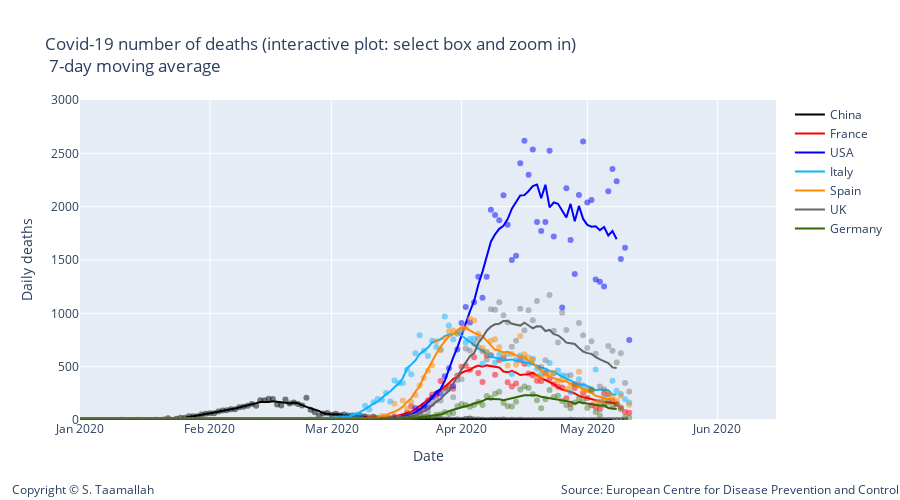

This figure's notebook cell:
### Code cell
degree = 1
#smooth_italy = smoothTriangle(df_italy['deaths'],degree)



smooth_china = smoothTriangle(df_china['deaths'], degree)
smooth_france = smoothTriangle(df_france['deaths'], degree)
smooth_italy = smoothTriangle(df_italy['deaths'],degree)
smooth_usa = smoothTriangle(df_usa['deaths'],degree)
smooth_uk = smoothTriangle(df_uk['deaths'],degree)
smooth_germany = smoothTriangle(df_germany['deaths'],degree)
smooth_spain = smoothTriangle(df_spain['deaths'],degree)
smooth_korea = smoothTriangle(df_korea['deaths'],degree)
smooth_netherlands = smoothTriangle(df_netherlands['deaths'],degree)
smooth_belgium = smoothTriangle(df_belgium['deaths'],degree)

smooth_china = smooth_3day(df_china['deaths'])
smooth_france = smooth_3day(df_france['deaths'])
smooth_italy = smooth_3day(df_italy['deaths'])
smooth_usa = smooth_3day(df_usa['deaths'])
smooth_uk = smooth_3day(df_uk['deaths'])
smooth_germany = smooth_3day(df_germany['deaths'])
smooth_spain = smooth_3day(df_spain['deaths'])
smooth_korea = smooth_3day(df_korea['deaths'])
smooth_netherlands = smooth_3day(df_netherlands['deaths'])
smooth_belgium = smooth_3day(df_belgium['deaths'])

smooth_china = smooth_5day(df_china['deaths'])
smooth_france = smooth_5day(df_france['deaths'])
smooth_italy = smooth_5day(df_italy['deaths'])
smooth_usa = smooth_5day(df_usa['deaths'])
smooth_uk = smooth_5day(df_uk['deaths'])
smooth_germany = smooth_5day(df_germany['deaths'])
smooth_spain = smooth_5day(df_spain['deaths'])
smooth_korea = smooth_5day(df_korea['deaths'])
smooth_netherlands = smooth_5day(df_netherlands['deaths'])
smooth_belgium = smooth_5day(df_belgium['deaths'])



smooth_china = smooth_9day(df_china['deaths'])
smooth_france = smooth_9day(df_france['deaths'])
smooth_italy = smooth_9day(df_italy['deaths'])
smooth_usa = smooth_9day(df_usa['deaths'])
smooth_uk = smooth_9day(df_uk['deaths'])
smooth_germany = smooth_9day(df_germany['deaths'])
smooth_spain = smooth_9day(df_spain['deaths'])
smooth_korea = smooth_9day(df_korea['deaths'])
smooth_netherlands = smooth_9day(df_netherlands['deaths'])
smooth_belgium = smooth_9day(df_belgium['deaths'])


smooth_china = smoothTriangle(df_china['deaths'], degree)
smooth_france = smoothTriangle(df_france['deaths'], degree)
smooth_italy = smoothTriangle(df_italy['deaths'],degree)
smooth_usa = smoothTriangle(df_usa['deaths'],degree)
smooth_uk = smoothTriangle(df_uk['deaths'],degree)
smooth_germany = smoothTriangle(df_germany['deaths'],degree)
smooth_spain = smoothTriangle(df_spain['deaths'],degree)
smooth_korea = smoothTriangle(df_korea['deaths'],degree)
smooth_netherlands = smoothTriangle(df_netherlands['deaths'],degree)
smooth_belgium = smoothTriangle(df_belgium['deaths'],degree)

smooth_china = smooth_7day(df_china['deaths'])
smooth_france = smooth_7day(df_france['deaths'])
smooth_italy = smooth_7day(df_italy['deaths'])
smooth_usa = smooth_7day(df_usa['deaths'])
smooth_uk = smooth_7day(df_uk['deaths'])
smooth_germany = smooth_7day(df_germany['deaths'])
smooth_spain = smooth_7day(df_spain['deaths'])
smooth_korea = smooth_7day(df_korea['deaths'])
smooth_netherlands = smooth_7day(df_netherlands['deaths'])
smooth_belgium = smooth_7day(df_belgium['deaths'])

# Add traces
trace1 = go.Scatter(
        x=df_china.index, 
        y=df_china['deaths'],
        mode='markers',
        name='China daily cases',
        line_color='rgba(0, 0, 0, 0.5)',
        showlegend=False,
)

trace11 = go.Scatter(
        x=df_china.index, 
        y=smooth_china,
        mode='lines',
        name='China',
        line_color='rgba(0, 0, 0, 1)',
)


trace2 = go.Scatter(
        x=df_france.index, 
        y=df_france['deaths'],
        mode='markers',
        name='France',
        line_color='rgba(256, 0, 0, .5)',
        showlegend=False,
)

trace22 = go.Scatter(
        x=df_france.index, 
        y=smooth_france,
        mode='lines',
        name='France',
        line_color='rgba(256, 0, 0, 1)',
)


trace3 = go.Scatter(
        x=df_usa.index, 
        y=df_usa['deaths'],
        mode='markers',
        name='USA',
        line_color='rgba(0, 0, 255, .5)',
    showlegend=False,
)

trace33 = go.Scatter(
        x=df_usa.index, 
        y=smooth_usa,
        mode='lines',
        name='USA',
        line_color='rgba(0, 0, 255, 1)',
)

trace4 = go.Scatter(
        x=df_italy.index, 
        y=df_italy['deaths'],
        mode='markers',
        name='Italy',
        line_color='rgba(14, 180, 252, .5)',
    showlegend=False,
)

trace44 = go.Scatter(
        x=df_italy.index, 
        y=smooth_italy,
        mode='lines',
        name='Italy',
        line_color='rgba(14, 180, 252, 1)',
)

trace5 = go.Scatter(
        x=df_spain.index, 
        y=df_spain['deaths'],
        mode='markers',
        name='Spain',
        line_color='rgba(255, 137, 0, .5)',
    showlegend=False,
)

trace55 = go.Scatter(
        x=df_spain.index, 
        y=smooth_spain,
        mode='lines',
        name='Spain',
        line_color='rgba(256, 137, 0, 1)',
)


trace6 = go.Scatter(
        x=df_uk.index, 
        y=df_uk['deaths'],
        mode='markers',
        name='UK',
        line_color='rgba(100, 100, 100, .4)',
    showlegend=False
)

trace66 = go.Scatter(
        x=df_uk.index, 
        y=smooth_uk,
        mode='lines',
        name='UK',
        line_color='rgba(100, 100, 100, 1)',
)

trace7 = go.Scatter(
        x=df_germany.index, 
        y=df_germany['deaths'],
        mode='markers',
        name='Germany',
        line_color='rgba(51, 102, 0, .4)',
    showlegend=False,
)

trace77 = go.Scatter(
        x=df_germany.index, 
        y=smooth_germany,
        mode='lines',
        name='Germany',
        line_color='rgba(51, 102, 0, 1)',
)


data = [trace1,trace11, trace2, trace22, trace3, trace33, trace4, trace44, trace5, trace55, trace6, trace66, trace7, trace77]

layout = go.Layout(
    title="Covid-19 number of deaths (interactive plot: select box and zoom in) <br> 7-day moving average",
    width=900,
    height=500,
    
    # Top left
    xaxis=dict(
        title='Date',
        range=['2020-01-01', '2020-06-15'],
    ),
    yaxis=dict(
        title='Daily deaths',
        #type='log',
        range=[0,3000],
        anchor='x'
    ),
    
      annotations=[
        dict(
            x=1.18,
            y=-0.25,
            showarrow=False,
            text='Source: European Centre for Disease Prevention and Control',
            xref='paper',
            yref='paper'
        ),
        
        dict(
            x=-0.1,
            y=-0.25,
            showarrow=False,
            text='Copyright © S. Taamallah ',
            xref='paper',
            yref='paper'
        )
    ],
    
)

fig = go.Figure(data=data, layout=layout)
fig.show()
from plotly.offline import plot
plot(fig, filename="STaamallah_covid19_analysis_chart_1_20200503.html", auto_open = False)

### Figure 1 — Plotly figure (JSON) as saved in the notebook; plotly's stock layout.template omitted (floating-point values rounded to 4 significant figures; data arrays with more than 128 entries replaced by an {"elided": "..."} marker saying what was removed)
{"data": [{"line": {"color": "rgba(0, 0, 0, 0.5)"}, "mode": "markers", "name": "China daily cases", "showlegend": false, "type": "scatter", "x": {"elided": "132 str values"}, "y": {"elided": "132 float values"}}, {"line": {"color": "rgba(0, 0, 0, 1)"}, "mode": "lines", "name": "China", "type": "scatter", "x": {"elided": "132 str values"}, "y": {"elided": "132 int values"}}, {"line": {"color": "rgba(256, 0, 0, .5)"}, "mode": "markers", "name": "France", "showlegend": false, "type": "scatter", "x": {"elided": "133 str values"}, "y": {"elided": "133 int values"}}, {"line": {"color": "rgba(256, 0, 0, 1)"}, "mode": "lines", "name": "France", "type": "scatter", "x": {"elided": "133 str values"}, "y": {"elided": "133 int values"}}, {"line": {"color": "rgba(0, 0, 255, .5)"}, "mode": "markers", "name": "USA", "showlegend": false, "type": "scatter", "x": {"elided": "133 str values"}, "y": {"elided": "133 int values"}}, {"line": {"color": "rgba(0, 0, 255, 1)"}, "mode": "lines", "name": "USA", "type": "scatter", "x": {"elided": "133 str values"}, "y": {"elided": "133 int values"}}, {"line": {"color": "rgba(14, 180, 252, .5)"}, "mode": "markers", "name": "Italy", "showlegend": false, "type": "scatter", "x": {"elided": "133 str values"}, "y": {"elided": "133 int values"}}, {"line": {"color": "rgba(14, 180, 252, 1)"}, "mode": "lines", "name": "Italy", "type": "scatter", "x": {"elided": "133 str values"}, "y": {"elided": "133 int values"}}, {"line": {"color": "rgba(255, 137, 0, .5)"}, "mode": "markers", "name": "Spain", "showlegend": false, "type": "scatter", "x": {"elided": "132 str values"}, "y": {"elided": "132 int values"}}, {"line": {"color": "rgba(256, 137, 0, 1)"}, "mode": "lines", "name": "Spain", "type": "scatter", "x": {"elided": "132 str values"}, "y": {"elided": "132 float values"}}, {"line": {"color": "rgba(100, 100, 100, .4)"}, "mode": "markers", "name": "UK", "showlegend": false, "type": "scatter", "x": {"elided": "133 str values"}, "y": {"elided": "133 int values"}}, {"line": {"color": "rgba(100, 100, 100, 1)"}, "mode": "lines", "name": "UK", "type": "scatter", "x": {"elided": "133 str values"}, "y": {"elided": "133 int values"}}, {"line": {"color": "rgba(51, 102, 0, .4)"}, "mode": "markers", "name": "Germany", "showlegend": false, "type": "scatter", "x": {"elided": "133 str values"}, "y": {"elided": "133 int values"}}, {"line": {"color": "rgba(51, 102, 0, 1)"}, "mode": "lines", "name": "Germany", "type": "scatter", "x": {"elided": "133 str values"}, "y": {"elided": "133 int values"}}], "layout": {"annotations": [{"showarrow": false, "text": "Source: European Centre for Disease Prevention and Control", "x": 1.18, "xref": "paper", "y": -0.25, "yref": "paper"}, {"showarrow": false, "text": "Copyright © S. Taamallah ", "x": -0.1, "xref": "paper", "y": -0.25, "yref": "paper"}], "height": 500, "title": {"text": "Covid-19 number of deaths (interactive plot: select box and zoom in) <br> 7-day moving average"}, "width": 900, "xaxis": {"range": ["2020-01-01", "2020-06-15"], "title": {"text": "Date"}, "type": "date"}, "yaxis": {"anchor": "x", "range": [0, 3000], "title": {"text": "Daily deaths"}, "type": "linear"}}}
